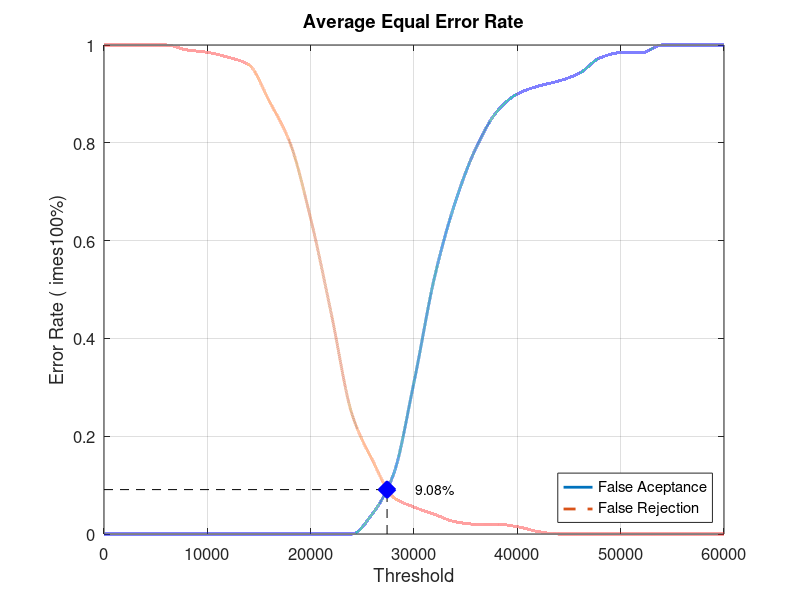
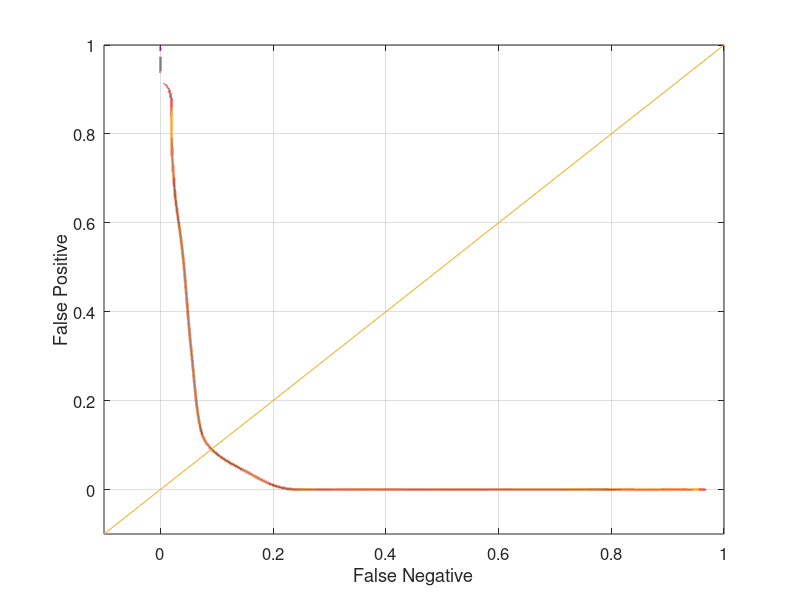

MATLAB code to generate these figures, in order:
close all;
clear;
clc;
x = 0:2000:60000;
xq = 0:0.5:60000;

y0 = [0 0 0 0 0 0 0 0 0 0 0 0 0 0.0421053 0.121053 0.310526 0.526316 0.678947 0.789474 0.863158 0.9 0.915789 0.926316 0.942105 0.973684 0.984211 0.984211 1 1 1 1]
yy0 = interp1(x, y0, xq, 'pchip');
y1 = [1 1 1 1 0.99 0.985 0.975 0.96 0.885 0.8 0.645 0.45 0.245 0.15 0.075 0.055 0.04 0.025 0.02 0.02 0.015 0.005 0 0 0 0 0 0 0 0 0]
yy1 = interp1(x, y1, xq, 'pchip');

% Calculating EER: 
y2 = abs(y0 - y1);
find(y2 == min(y2))
yy2 = abs(yy0 - yy1);
xEER = find(yy2 == min(yy2));
xEERIndex = xq(xEER) % X-axis EER
yEER = yy0(xEER) % Y-axis EER

main = figure
plot(xq, yy0,'-','LineWidth', 2);	hold on
plot(xq, yy1,'--','LineWidth', 2);	hold on
plot([xEERIndex xEERIndex], [0 yEER], 'k--');	hold on
plot([0 xEERIndex], [yEER yEER], 'k--');	hold on
plot(xEERIndex, yEER, 'bx', 'LineWidth', 10);	hold on
text(xEERIndex + 10 * xEERIndex / 100, yEER, [num2str(round((10000 * yEER)) / 100) '%'])
legend('False Aceptance', 'False Rejection', 'Location', 'SouthEast')
xlabel('Threshold')
ylabel('Error Rate (	imes100%)')
title('Average Equal Error Rate')
set(gca, 'FontSize', 12)
axis([0 60000 0 1])
grid on

print(main, 'Database3_2Main', '-dpng');
FNRxFPR = figure('Color', [1 1 1]);
plot(yy1, yy0, '-', yy1, yy0, 'LineWidth', 2);
hold on
y = -0.1:0.1:1
plot(y, y); 
set(gca, 'FontSize', 12)
xlabel('False Negative')
ylabel('False Positive')
axis([-0.1 1 -0.1 1])
set(gca, 'FontSize', 12)
grid on

print(FNRxFPR, 'Database3_2FNRxFPR','-dpng');
